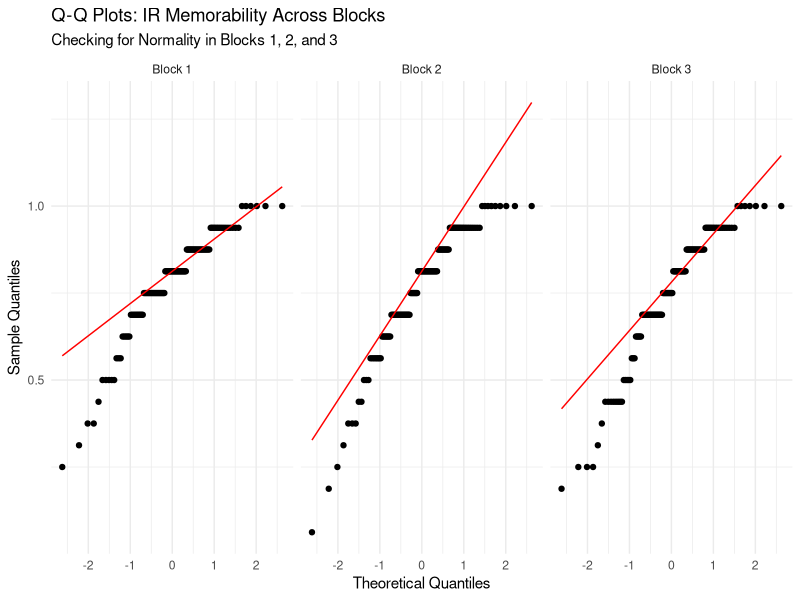
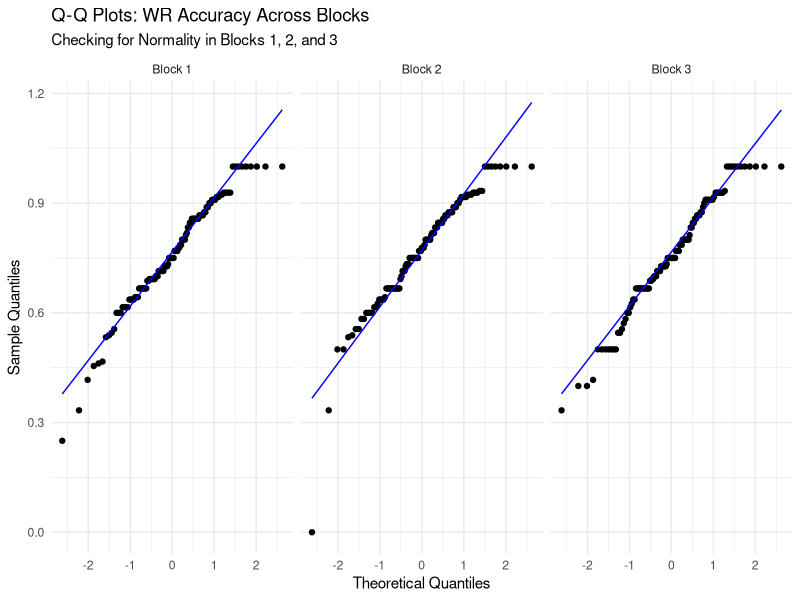
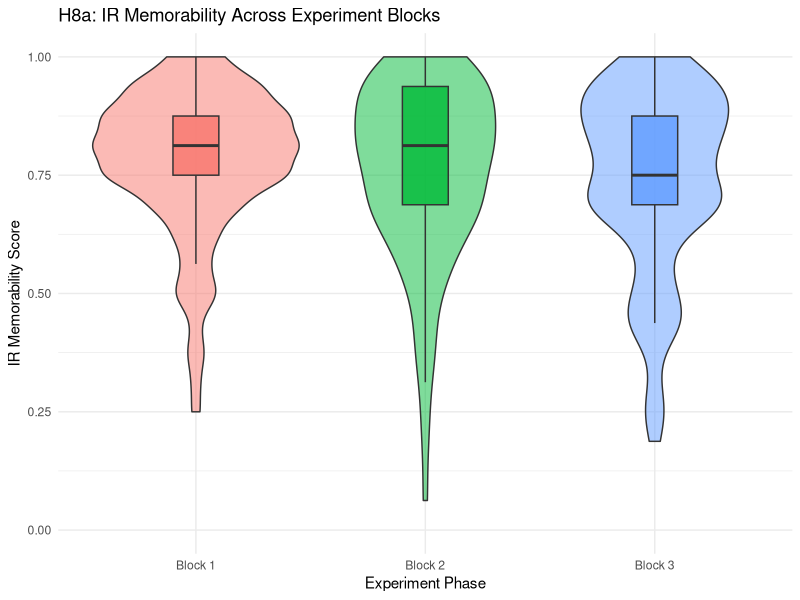
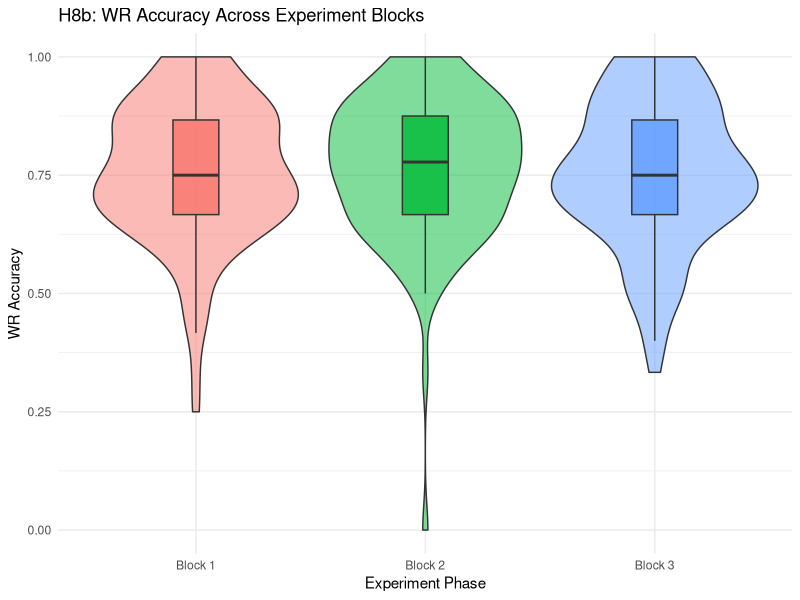

Write the R code that produced these figures, in order.
## ---- chunk 1
library(tidyverse)
library(stringr)
## ---- chunk 2
raw_dataset <- read_csv(
  "sentence_memorability_data_h8.csv",
  na = c("", "NA", "N/A"),
  show_col_types = FALSE
)
## ---- chunk 3
blocked_aggregated <- raw_dataset %>%
  group_by(participant_ID, Block_Number) %>%
  mutate(
    Accuracy.IR = suppressWarnings(as.numeric(Accuracy.IR)),
    Accuracy.WR = suppressWarnings(as.numeric(Accuracy.WR)),
    prev_IR = lag(Accuracy.IR)
  ) %>%
  summarise(
    # IR components
    Total_Repeats = sum(isRepeat == TRUE & Event == "Sentence shown", na.rm = TRUE),
    Total_Denom = sum(is.na(isRepeat) & Event == "Sentence shown", na.rm = TRUE),
    Hits = sum(Event == "IR pressed" & isRepeat == TRUE & Accuracy.IR == 1, na.rm = TRUE),
    False_Alarms = sum(Event == "IR pressed" & is.na(isRepeat), na.rm = TRUE),
    
    # IR metrics
    Hit_Rate = if_else(Total_Repeats > 0, Hits / Total_Repeats, 0),
    False_Alarm_Rate = if_else(Total_Denom > 0, False_Alarms / Total_Denom, 0),
    IR_Memorability = Hit_Rate - False_Alarm_Rate,
    
    # WR components
    WR_correct = sum(Event == "WR pressed" & Accuracy.WR == 1 & prev_IR == 1, na.rm = TRUE),
    WR_total   = sum(Event == "WR pressed" & prev_IR == 1, na.rm = TRUE),
    
    # WR metric
    WR_Accuracy = if_else(WR_total > 0, WR_correct / WR_total, 0),
    .groups = "drop"
  ) %>%
  # Ensure the Block_Number is a categorical factor for plotting/testing
  mutate(Block_Number = factor(Block_Number, levels = c(1, 2, 3), labels = c("Block 1", "Block 2", "Block 3")))

print(paste(sum(blocked_aggregated$IR_Memorability > 1 | blocked_aggregated$IR_Memorability < 0, na.rm = TRUE)))

print(paste(sum(blocked_aggregated$WR_Accuracy > 1 | blocked_aggregated$WR_Accuracy < 0, na.rm = TRUE)))
## ---- chunk 4
library(ggplot2)

# Q-Q Plot for IR Memorability by Block
ggplot(blocked_aggregated, aes(sample = IR_Memorability)) +
  stat_qq() + 
  stat_qq_line(color = "red") +
  facet_wrap(~ Block_Number, ncol = 3) +
  labs(title = "Q-Q Plots: IR Memorability Across Blocks",
       subtitle = "Checking for Normality in Blocks 1, 2, and 3",
       x = "Theoretical Quantiles",
       y = "Sample Quantiles") +
  theme_minimal()

# Q-Q Plot for WR Accuracy by Block
ggplot(blocked_aggregated, aes(sample = WR_Accuracy)) +
  stat_qq() + 
  stat_qq_line(color = "blue") +
  facet_wrap(~ Block_Number, ncol = 3) +
  labs(title = "Q-Q Plots: WR Accuracy Across Blocks",
       subtitle = "Checking for Normality in Blocks 1, 2, and 3",
       x = "Theoretical Quantiles",
       y = "Sample Quantiles") +
  theme_minimal()

# Anderson Darling
library(nortest)

ir_normality_blocks <- blocked_aggregated %>%
  group_by(Block_Number) %>%
  summarise(
    AD_Stat = ad.test(IR_Memorability)$statistic,
    p_value = ad.test(IR_Memorability)$p.value
  )
ir_normality_blocks

wr_normality_blocks <- blocked_aggregated %>%
  group_by(Block_Number) %>%
  summarise(
    AD_Stat = ad.test(WR_Accuracy)$statistic,
    p_value = ad.test(WR_Accuracy)$p.value
  )
wr_normality_blocks
## ---- chunk 5
# Graph H8a: Violin & Boxplot for IR Memorability across Blocks
ggplot(blocked_aggregated, aes(x = Block_Number, y = IR_Memorability, fill = Block_Number)) +
  geom_violin(alpha = 0.5) +
  geom_boxplot(width = 0.2, outlier.shape = NA, alpha = 0.8) +
  scale_y_continuous(limits = c(0, NA)) +
  labs(title = "H8a: IR Memorability Across Experiment Blocks", 
       x = "Experiment Phase", 
       y = "IR Memorability Score") +
  theme_minimal() + 
  theme(legend.position = "none")

# Graph H8b: Violin & Boxplot for WR Accuracy across Blocks
ggplot(blocked_aggregated, aes(x = Block_Number, y = WR_Accuracy, fill = Block_Number)) +
  geom_violin(alpha = 0.5) +
  geom_boxplot(width = 0.2, outlier.shape = NA, alpha = 0.8) +
  labs(title = "H8b: WR Accuracy Across Experiment Blocks", 
       x = "Experiment Phase", 
       y = "WR Accuracy") +
  theme_minimal() + 
  theme(legend.position = "none")
## ---- chunk 6
# 1. Prepare data for the Friedman test
friedman_data <- blocked_aggregated %>%
  # Step A: Drop NA values
  drop_na(IR_Memorability, WR_Accuracy) %>%
  group_by(participant_ID) %>%
  # Step B: Keep ONLY participants who have exactly 3 unique blocks
  filter(n_distinct(Block_Number) == 3) %>%
  ungroup() %>%
  # Step C: Convert to factors AFTER filtering so empty levels are completely gone
  mutate(
    Block_Number = as.factor(Block_Number),
    participant_ID = as.factor(participant_ID)
  )

# 2. Friedman Test for IR Memorability (H8a)
friedman_ir <- friedman.test(IR_Memorability ~ Block_Number | participant_ID, data = friedman_data)
print("Friedman Test for IR Memorability:")
print(friedman_ir)

# 3. Friedman Test for WR Accuracy (H8b)
friedman_wr <- friedman.test(WR_Accuracy ~ Block_Number | participant_ID, data = friedman_data)
print("Friedman Test for WR Accuracy:")
print(friedman_wr)

# Count rows in the original aggregated dataset
rows_before <- nrow(blocked_aggregated)

# Count rows in the cleaned Friedman dataset
rows_after <- nrow(friedman_data)

# Calculate how many were dropped
rows_removed <- rows_before - rows_after

# Print the results to the console/document
print(paste("Starting rows:", rows_before))
print(paste("Rows kept for Friedman:", rows_after))
print(paste("Total rows removed:", rows_removed))
